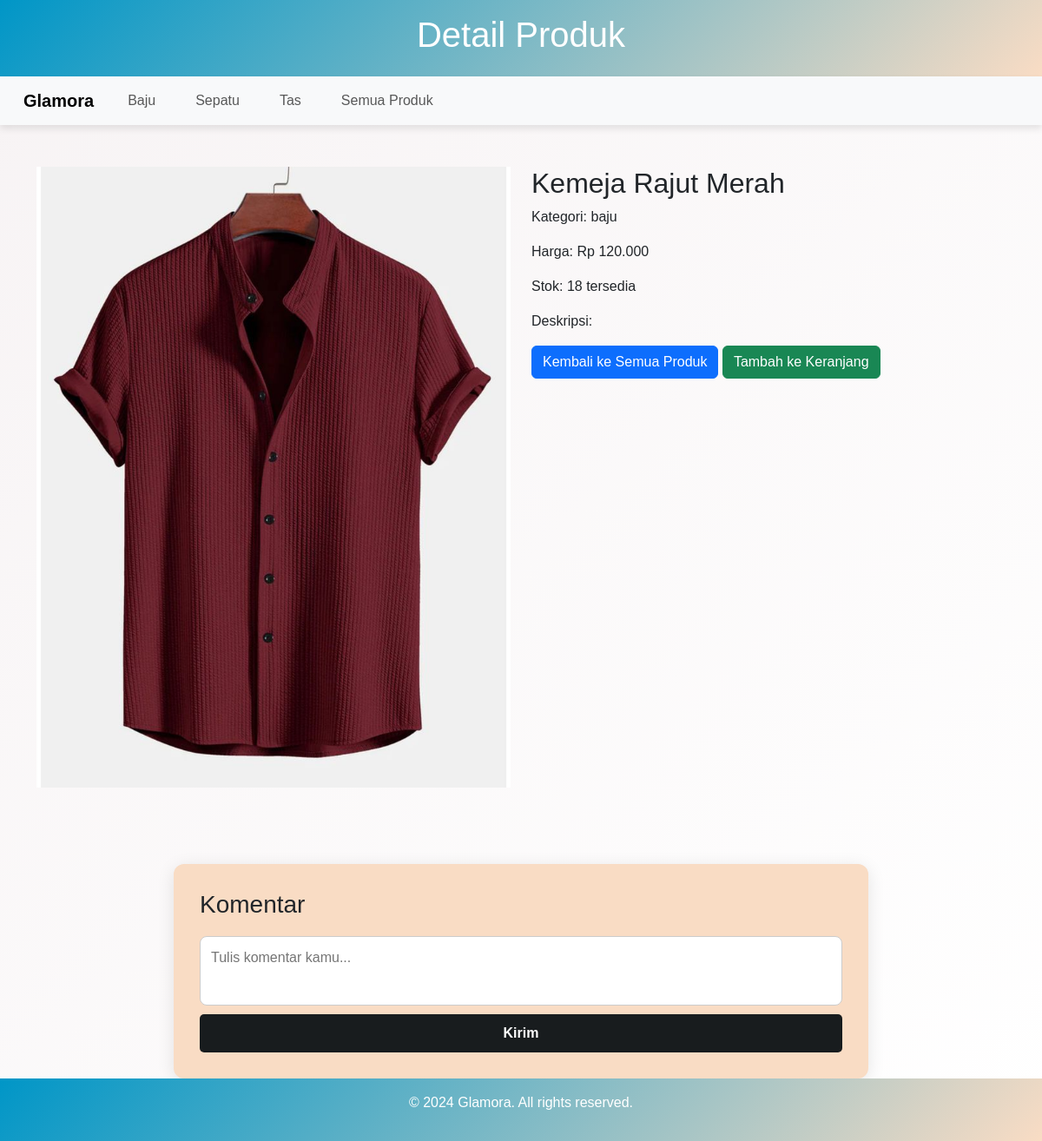
/detail-produk.php?id=27, run on the app's committed database.
### tables this page shows
CREATE TABLE `produk` (
  `id` int(11) NOT NULL,
  `user_id` int(11) DEFAULT NULL,
  `name` varchar(250) NOT NULL,
  `category` enum('tas','sepatu','baju') NOT NULL,
  `description` text DEFAULT NULL,
  `price` int(11) NOT NULL,
  `stock` int(11) NOT NULL,
  `file` varchar(255) DEFAULT NULL
);

### detail-produk.php (the view, shortened to what this page needs)
<?php
require 'db_connect.php';
$produk_id = $_GET['id'] ?? null;
if ($produk_id) {
    $stmt = $conn->prepare("SELECT name, category, price, stock, file, description FROM produk WHERE id = ?");
    $stmt->bind_param("i", $produk_id);
    $stmt->execute();
    $stmt->store_result();
    $stmt->bind_result($name, $category, $price, $stock, $file, $description);
} else {
    echo "<p>Product ID tidak ditemukan.</p>";
    exit;
}
?>
<!DOCTYPE html>
<html lang="en">
<head>
  <link rel="stylesheet" href="https://cdn.jsdelivr.net/npm/bootstrap@5.3.0/dist/css/bootstrap.min.css">
  <link rel="stylesheet" href="styleindex.css">
  <link rel="stylesheet" href="detail-produk.css">
</head>
<body>
  <header class="bg-light text-center py-3">
    <h1>Detail Produk</h1>
  </header>
  <nav class="navbar navbar-expand-lg navbar-light bg-light">
    <div class="container-fluid">
      <a class="navbar-brand" href="index.php">Glamora</a>
      <div class="collapse navbar-collapse" id="navbarNav">
        <ul class="navbar-nav">
          <li class="nav-item">
            <a class="nav-link" href="baju.php">Baju</a>
          </li>
          <li class="nav-item">
            <a class="nav-link" href="sepatu.php">Sepatu</a>
          </li>
          <li class="nav-item">
            <a class="nav-link" href="tas.php">Tas</a>
          </li>
          <li class="nav-item">
            <a class="nav-link" href="semuaproduk.php">Semua Produk</a>
          </li>
        </ul>
      </div>
    </div>
  </nav>
  <section class="container my-5" id="productDetail">
  <div class="row">
    <div class="col-md-6">
    <img src="<?php echo 'uploads/' . htmlspecialchars($file); ?>" alt="<?php echo htmlspecialchars($name); ?>" class="img-fluid">
    </div>
    <div class="col-md-6">
      <h2><?php echo htmlspecialchars($name); ?></h2>
      <p>Kategori: <?php echo htmlspecialchars($category); ?></p>
      <p>Harga: Rp <?php echo number_format($price, 0, ',', '.'); ?></p>
      <p>Stok: <?php echo htmlspecialchars($stock); ?> tersedia</p>
      <p>Deskripsi: <?php echo htmlspecialchars($description); ?></p>
      <a href="semuaproduk.php" class="btn btn-primary">Kembali ke Semua Produk</a>
      <button class="btn btn-success" onclick="addToCart('<?php echo $row['id']; ?>', '<?php echo $row['name']; ?>', <?php echo $row['price']; ?>)">Tambah ke Keranjang</button>
    </div>
  </div>
</section>
  <section class="comments-section">
    <h3>Komentar</h3>
    <form id="commentForm" class="comment-form">
      <textarea id="commentInput" rows="3" placeholder="Tulis komentar kamu..." required></textarea>
      <button type="submit" class="submit-btn">Kirim</button>
    </form>
  </section>
  <footer class="bg-light text-center py-3">
    <p>&copy; 2024 Glamora. All rights reserved.</p>
  </footer>
</body>
</html>

### styleindex.css (style rules this page uses)
* { margin: 0; padding: 0; box-sizing: border-box; }
body { font-family: 'Arial', sans-serif; background-color: #f5f5f5; padding: 0; }
header { position: relative; background: linear-gradient(135deg, #0096c7, #f9dcc4); padding: 20px; color: white; text-align: center; }
nav { display: flex; justify-content: center; background-color: #f8f8f8; padding: 15px 0; box-shadow: 0px 4px 8px rgba(0, 0, 0, 0.1); }
nav a { margin: 0 15px; text-decoration: none; color: #0077b6; font-weight: bold; }
footer { text-align: center; padding: 20px; background: linear-gradient(135deg, #0096c7, #f9dcc4); color: white; margin-top: 50px; }

### detail-produk.css (style rules this page uses)
* { margin: 0; padding: 0; box-sizing: border-box; }
body, html { height: 100%; font-family: 'Arial', sans-serif; }
body { background: linear-gradient(135deg, #f7f3f4, #fff); display: flex; flex-direction: column; align-items: center; }
header { width: 100%; background-color: #6a1b29; color: white; padding: 20px; text-align: center; }
nav { display: flex; justify-content: center; background-color: #fff; padding: 15px 0; box-shadow: 0px 4px 8px rgba(0, 0, 0, 0.1); width: 100%; }
nav a { margin: 0 15px; text-decoration: none; color: #0077b6; font-weight: bold; transition: color 0.3s; }
.comments-section { max-width: 800px; width: 100%; margin-top: 40px; background-color: #f9dcc4; border-radius: 12px; box-shadow: 0 4px 20px rgba(0, 0, 0, 0.1); padding: 30px; }
.comment-form { display: flex; flex-direction: column; margin-top: 20px; }
.comment-form textarea { padding: 12px; border: 1px solid #ccc; border-radius: 8px; margin-bottom: 10px; resize: none; font-size: 1rem; height: 80px; transition: border-color 0.3s; }
.submit-btn { padding: 10px; border: none; border-radius: 5px; background-color: #181c1e; color: white; font-weight: bold; font-size: 1rem; cursor: pointer; transition: background-color 0.3s, transform 0.2s; }
footer { width: 100%; background-color: #6a1b29; color: white; text-align: center; padding: 10px; margin-top: auto; }

### data on the page
produk: file (picture), name "Kemeja Rajut Merah", category "baju", price "120.000", stock "18"
